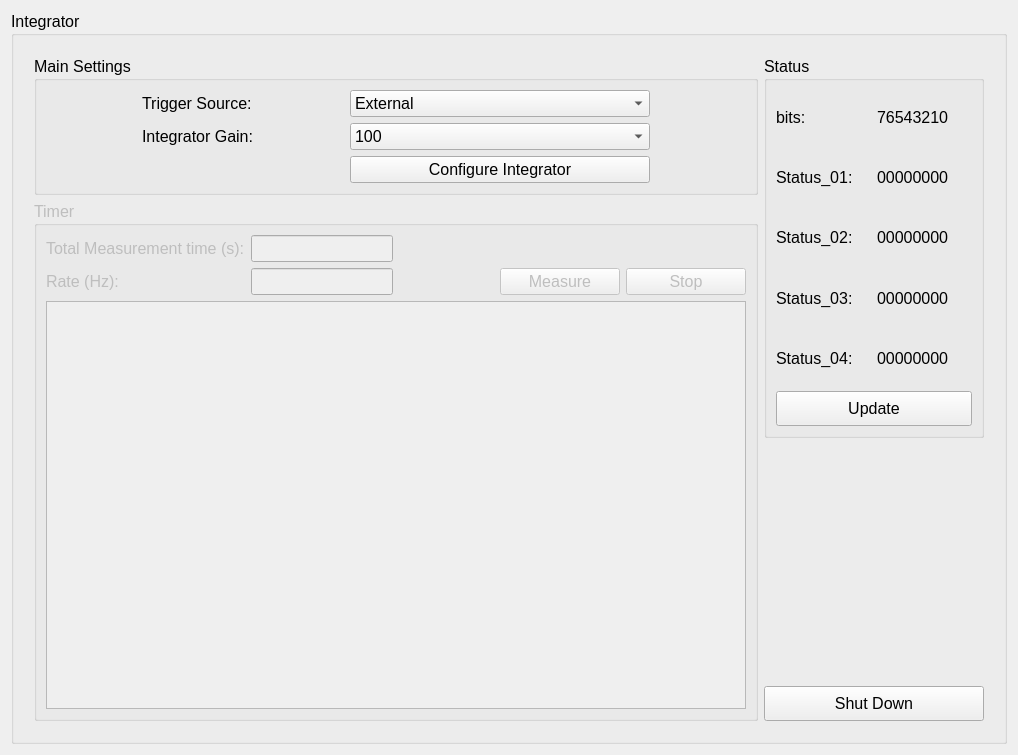
<?xml version="1.0" encoding="UTF-8"?>
<ui version="4.0">
 <class>IntegratorWidget</class>
 <widget class="QWidget" name="IntegratorWidget">
  <property name="geometry">
   <rect>
    <x>0</x>
    <y>0</y>
    <width>1018</width>
    <height>755</height>
   </rect>
  </property>
  <property name="windowTitle">
   <string>Form</string>
  </property>
  <layout class="QGridLayout" name="gridLayout">
   <item row="0" column="0">
    <widget class="QGroupBox" name="gridGroupBox">
     <property name="font">
      <font>
       <pointsize>12</pointsize>
      </font>
     </property>
     <property name="title">
      <string>Integrator</string>
     </property>
     <layout class="QGridLayout" name="gridLayout_2">
      <property name="margin">
       <number>20</number>
      </property>
      <item row="0" column="0">
       <widget class="QGroupBox" name="gb_integrator">
        <property name="sizePolicy">
         <sizepolicy hsizetype="Preferred" vsizetype="Fixed">
          <horstretch>0</horstretch>
          <verstretch>0</verstretch>
         </sizepolicy>
        </property>
        <property name="minimumSize">
         <size>
          <width>440</width>
          <height>0</height>
         </size>
        </property>
        <property name="title">
         <string>Main Settings</string>
        </property>
        <layout class="QGridLayout" name="gridLayout_5">
         <property name="leftMargin">
          <number>15</number>
         </property>
         <property name="rightMargin">
          <number>15</number>
         </property>
         <item row="0" column="1">
          <widget class="QComboBox" name="cmb_trigger_source">
           <property name="sizePolicy">
            <sizepolicy hsizetype="Minimum" vsizetype="Fixed">
             <horstretch>0</horstretch>
             <verstretch>0</verstretch>
            </sizepolicy>
           </property>
           <property name="minimumSize">
            <size>
             <width>300</width>
             <height>0</height>
            </size>
           </property>
           <item>
            <property name="text">
             <string>External</string>
            </property>
           </item>
           <item>
            <property name="text">
             <string>Timer</string>
            </property>
           </item>
          </widget>
         </item>
         <item row="1" column="0">
          <widget class="QLabel" name="label_5">
           <property name="sizePolicy">
            <sizepolicy hsizetype="Preferred" vsizetype="Fixed">
             <horstretch>0</horstretch>
             <verstretch>0</verstretch>
            </sizepolicy>
           </property>
           <property name="text">
            <string>Integrator Gain:</string>
           </property>
          </widget>
         </item>
         <item row="1" column="1">
          <widget class="QComboBox" name="cmb_integrator_gain">
           <property name="sizePolicy">
            <sizepolicy hsizetype="Fixed" vsizetype="Fixed">
             <horstretch>0</horstretch>
             <verstretch>0</verstretch>
            </sizepolicy>
           </property>
           <property name="minimumSize">
            <size>
             <width>300</width>
             <height>0</height>
            </size>
           </property>
           <property name="currentIndex">
            <number>6</number>
           </property>
           <item>
            <property name="text">
             <string>1</string>
            </property>
           </item>
           <item>
            <property name="text">
             <string>2</string>
            </property>
           </item>
           <item>
            <property name="text">
             <string>5</string>
            </property>
           </item>
           <item>
            <property name="text">
             <string>10</string>
            </property>
           </item>
           <item>
            <property name="text">
             <string>20</string>
            </property>
           </item>
           <item>
            <property name="text">
             <string>50</string>
            </property>
           </item>
           <item>
            <property name="text">
             <string>100</string>
            </property>
           </item>
          </widget>
         </item>
         <item row="3" column="1">
          <widget class="QPushButton" name="pbt_config_integrator">
           <property name="minimumSize">
            <size>
             <width>300</width>
             <height>0</height>
            </size>
           </property>
           <property name="text">
            <string>Configure Integrator</string>
           </property>
           <property name="icon">
            <iconset>
             <normaloff>../../resources/img/settings.png</normaloff>../../resources/img/settings.png</iconset>
           </property>
           <property name="iconSize">
            <size>
             <width>22</width>
             <height>22</height>
            </size>
           </property>
          </widget>
         </item>
         <item row="0" column="0">
          <widget class="QLabel" name="label">
           <property name="sizePolicy">
            <sizepolicy hsizetype="Fixed" vsizetype="Fixed">
             <horstretch>0</horstretch>
             <verstretch>0</verstretch>
            </sizepolicy>
           </property>
           <property name="text">
            <string>Trigger Source:</string>
           </property>
          </widget>
         </item>
        </layout>
       </widget>
      </item>
      <item row="0" column="2" rowspan="2">
       <widget class="QGroupBox" name="groupBox">
        <property name="sizePolicy">
         <sizepolicy hsizetype="Fixed" vsizetype="Preferred">
          <horstretch>0</horstretch>
          <verstretch>0</verstretch>
         </sizepolicy>
        </property>
        <property name="minimumSize">
         <size>
          <width>220</width>
          <height>0</height>
         </size>
        </property>
        <property name="font">
         <font>
          <weight>50</weight>
          <bold>false</bold>
         </font>
        </property>
        <property name="title">
         <string>Status</string>
        </property>
        <layout class="QGridLayout" name="gridLayout_10">
         <item row="0" column="0">
          <layout class="QGridLayout" name="gridLayout_3">
           <item row="0" column="1">
            <widget class="QLabel" name="la_status_8">
             <property name="text">
              <string>76543210</string>
             </property>
            </widget>
           </item>
           <item row="4" column="1">
            <widget class="QLabel" name="la_status_4">
             <property name="text">
              <string>00000000</string>
             </property>
            </widget>
           </item>
           <item row="1" column="1">
            <widget class="QLabel" name="la_status_1">
             <property name="text">
              <string>00000000</string>
             </property>
            </widget>
           </item>
           <item row="0" column="0">
            <widget class="QLabel" name="label_74">
             <property name="text">
              <string>bits:</string>
             </property>
            </widget>
           </item>
           <item row="3" column="1">
            <widget class="QLabel" name="la_status_3">
             <property name="text">
              <string>00000000</string>
             </property>
            </widget>
           </item>
           <item row="4" column="0">
            <widget class="QLabel" name="label_33">
             <property name="text">
              <string>Status_04:</string>
             </property>
            </widget>
           </item>
           <item row="3" column="0">
            <widget class="QLabel" name="label_30">
             <property name="text">
              <string>Status_03:</string>
             </property>
            </widget>
           </item>
           <item row="1" column="0">
            <widget class="QLabel" name="label_14">
             <property name="text">
              <string>Status_01:</string>
             </property>
            </widget>
           </item>
           <item row="2" column="0">
            <widget class="QLabel" name="label_15">
             <property name="text">
              <string>Status_02:</string>
             </property>
            </widget>
           </item>
           <item row="2" column="1">
            <widget class="QLabel" name="la_status_2">
             <property name="text">
              <string>00000000</string>
             </property>
            </widget>
           </item>
          </layout>
         </item>
         <item row="1" column="0">
          <widget class="QPushButton" name="pbt_status_update">
           <property name="minimumSize">
            <size>
             <width>125</width>
             <height>35</height>
            </size>
           </property>
           <property name="text">
            <string>Update</string>
           </property>
           <property name="icon">
            <iconset>
             <normaloff>../../resources/img/refresh.png</normaloff>../../resources/img/refresh.png</iconset>
           </property>
           <property name="iconSize">
            <size>
             <width>25</width>
             <height>25</height>
            </size>
           </property>
          </widget>
         </item>
        </layout>
       </widget>
      </item>
      <item row="1" column="0" rowspan="3">
       <widget class="QGroupBox" name="gb_timer">
        <property name="enabled">
         <bool>false</bool>
        </property>
        <property name="title">
         <string>Timer</string>
        </property>
        <layout class="QGridLayout" name="gridLayout_4">
         <property name="margin">
          <number>9</number>
         </property>
         <item row="1" column="2">
          <spacer name="horizontalSpacer">
           <property name="orientation">
            <enum>Qt::Horizontal</enum>
           </property>
           <property name="sizeHint" stdset="0">
            <size>
             <width>40</width>
             <height>20</height>
            </size>
           </property>
          </spacer>
         </item>
         <item row="1" column="1">
          <widget class="QLineEdit" name="le_timer_rate">
           <property name="sizePolicy">
            <sizepolicy hsizetype="Fixed" vsizetype="Fixed">
             <horstretch>0</horstretch>
             <verstretch>0</verstretch>
            </sizepolicy>
           </property>
           <property name="alignment">
            <set>Qt::AlignCenter</set>
           </property>
          </widget>
         </item>
         <item row="1" column="3">
          <widget class="QPushButton" name="pbt_meas_timer">
           <property name="minimumSize">
            <size>
             <width>120</width>
             <height>0</height>
            </size>
           </property>
           <property name="text">
            <string>Measure</string>
           </property>
          </widget>
         </item>
         <item row="1" column="0">
          <widget class="QLabel" name="label_2">
           <property name="text">
            <string>Rate (Hz):</string>
           </property>
          </widget>
         </item>
         <item row="0" column="1">
          <widget class="QLineEdit" name="le_meas_time">
           <property name="sizePolicy">
            <sizepolicy hsizetype="Fixed" vsizetype="Fixed">
             <horstretch>0</horstretch>
             <verstretch>0</verstretch>
            </sizepolicy>
           </property>
           <property name="alignment">
            <set>Qt::AlignCenter</set>
           </property>
          </widget>
         </item>
         <item row="0" column="0">
          <widget class="QLabel" name="label_3">
           <property name="text">
            <string>Total Measurement time (s):</string>
           </property>
          </widget>
         </item>
         <item row="1" column="4">
          <widget class="QPushButton" name="pbt_stop">
           <property name="minimumSize">
            <size>
             <width>120</width>
             <height>0</height>
            </size>
           </property>
           <property name="text">
            <string>Stop</string>
           </property>
          </widget>
         </item>
         <item row="3" column="0" colspan="5">
          <widget class="PlotWidget" name="gv_rawcurves_tim">
           <property name="backgroundBrush">
            <brush brushstyle="NoBrush">
             <color alpha="255">
              <red>255</red>
              <green>255</green>
              <blue>255</blue>
             </color>
            </brush>
           </property>
          </widget>
         </item>
        </layout>
       </widget>
      </item>
      <item row="3" column="2">
       <widget class="QPushButton" name="pbt_shut_down">
        <property name="minimumSize">
         <size>
          <width>125</width>
          <height>35</height>
         </size>
        </property>
        <property name="text">
         <string>Shut Down</string>
        </property>
       </widget>
      </item>
      <item row="2" column="2">
       <spacer name="verticalSpacer">
        <property name="orientation">
         <enum>Qt::Vertical</enum>
        </property>
        <property name="sizeType">
         <enum>QSizePolicy::Fixed</enum>
        </property>
        <property name="sizeHint" stdset="0">
         <size>
          <width>20</width>
          <height>40</height>
         </size>
        </property>
       </spacer>
      </item>
     </layout>
    </widget>
   </item>
  </layout>
 </widget>
 <customwidgets>
  <customwidget>
   <class>PlotWidget</class>
   <extends>QGraphicsView</extends>
   <header>pyqtgraph</header>
  </customwidget>
 </customwidgets>
 <resources/>
 <connections/>
</ui>
